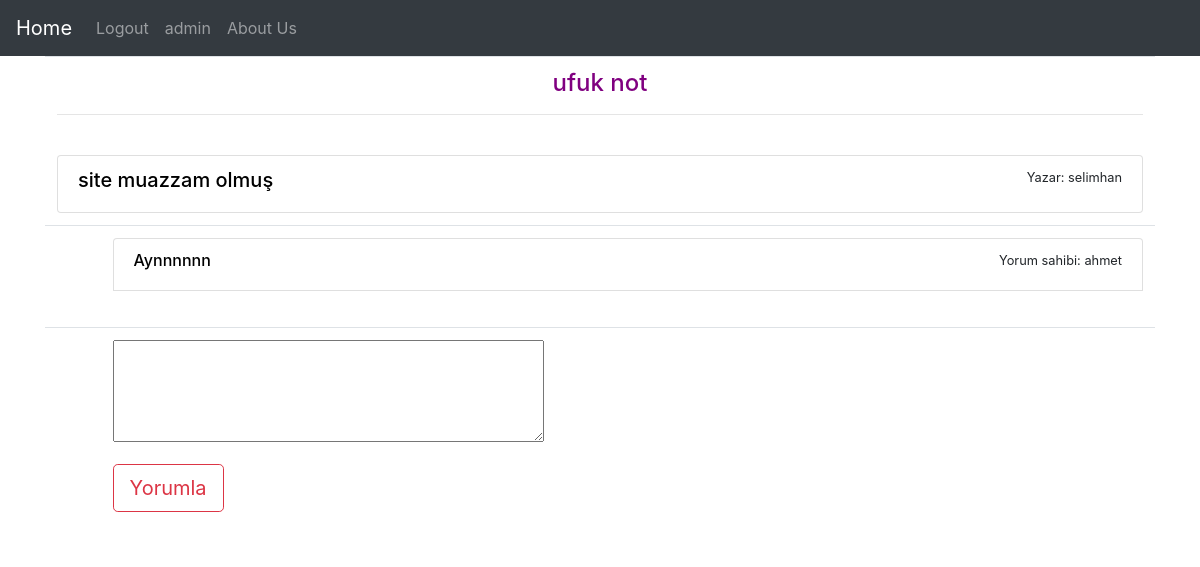
The app's page /profile/2 (signed in) with its own data.
### app/models.py (models this page shows, shortened)
class Post(models.Model):
    content = models.TextField()
    title = models.CharField(max_length=23, blank=True)
    author = models.ForeignKey(User, on_delete=models.CASCADE)
    class Meta:
        db_table = "t_article"

class Comment(models.Model):
    text = models.TextField()
    author = models.ForeignKey(User, on_delete=models.CASCADE)
    post = models.ForeignKey(Post, on_delete=models.CASCADE)
    class Meta:
        db_table = "t_comment"

### app/views.py (the view, shortened to what this page needs)
# urls.py: path('profile/<int:id>', article_detail),
def article_detail(request, id):
    post = Post.objects.get(id=id)
    context = {
        "makale": post
    }
    return render(request, "article.html", context)

### templates/article.html (shortened to what this page needs)
{% extends 'index.html' %}
{% block appbody%}
<table align="center" class="table" border="0" width=100%>
    <tr>
        <td colspan="2">
            <h4 class="purpletext text-center">{{makale.title}}</h4>
    <hr><br>
    <div class="list-group">
        <div class="list-group-item d-flex justify-content-between">
            <h5 class="blacktext text-left">{{makale.content}}</h5>
            <small>Yazar: {{makale.author}}</small>
        </div>
    </div>
        </td>
    </tr>
    <tr>
        <td></td>
        <td>
            <span>
                <div class="list-group">
                    {% for comment in makale.comment_set.all %}
                    <div class="list-group-item d-flex justify-content-between">
                        <h6 class="blacktext text-left">{{comment.text}}</h6>
                        <small>Yorum sahibi: {{comment.author}}</small>
                    </div>
                    <br>
                    {%endfor%}
                </div>
            </span>
        </td>
    </tr>
    <tr>
        <td></td>
        <td>
            <form action="" method="post">
                <textarea name="yorum" id="" cols="40" rows="4"></textarea>
                <br>
                <button class="btn btn-lg btn-outline-danger my-3" type="submit">Yorumla</button>
            </form>
        </td>
    </tr>
    </table>
{% endblock appbody%}

### templates/navbar.html (shortened to what this page needs)
<nav class="navbar navbar-expand-lg navbar-dark bg-dark">
    <div class="collapse navbar-collapse" id="navbarNav">
        {% if user.is_authenticated%}
        <a class="navbar-brand" href="/home">Home</a>
        {% else%}
        <a class="navbar-brand" href="/">Home</a>
        {% endif%}
        <ul class="navbar-nav mr-auto mt-2 mt-lg-0">
            {% if user.is_authenticated%}
            <li class="nav-item">
                <a class="nav-link" href="/logout">Logout</a>
            </li>
            <li class="nav-item text-light">
                <a class="nav-link" href="/profile">
                    {{user}}
                </a>
            </li>
            {% else%}
            <li class="nav-item">
                <a class="nav-link" href="/login">Login</a>
            </li>
            {% endif%}
            <li class="nav-item">
                <a class="nav-link" href="/about">About Us</a>
            </li>
        </ul>
    </div>
</nav>

### static/css/.colourcss.css (style rules this page uses)
.purpletext { color: purple; }
.blacktext { color: black; }

### records on screen
Post: title "ufuk not", content "site muazzam olmuş", author "selimhan"
Comment: text "Aynnnnnn", author "ahmet"

### other values on screen
{{ user }} "admin"
